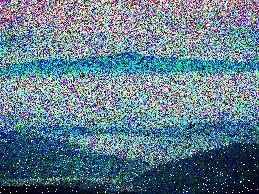
#> input picture noisy.jpg, 259 x 194 px
$ python scnery.py
#> lines starting #> are read from the running program, lines starting #| are printed output that depends on the picture
import cv2
import numpy as np
import matplotlib.pyplot as plt
import os
img = cv2.imread("noisy.jpg")
#> img is the input picture: shape (194, 259, 3); mean B, G, R 141.7, 125.4, 93.3
if img is None:
    print("cant find noisy.jpg, make sure its in the same folder as this script")
    exit()
print(f"loaded image: {img.shape[1]}x{img.shape[0]}, colour channels: {img.shape[2]}")
#| loaded image: 259x194, colour channels: 3
bilateral = cv2.bilateralFilter(img, d=9, sigmaColor=75, sigmaSpace=75)
b, g, r    = cv2.split(img)
median_b   = cv2.medianBlur(b, 5)
median_g   = cv2.medianBlur(g, 5)
median_r   = cv2.medianBlur(r, 5)
median_col = cv2.merge([median_b, median_g, median_r])
kernel     = np.ones((3,3), np.uint8)
morph_b    = cv2.morphologyEx(b, cv2.MORPH_OPEN, kernel)
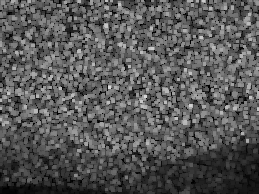
#> morph_b: shape (194, 259); min 0, max 218, mean 86.6
morph_g    = cv2.morphologyEx(g, cv2.MORPH_OPEN, kernel)
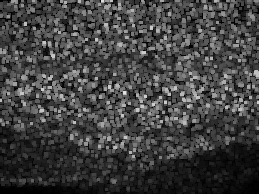
#> morph_g: shape (194, 259); min 0, max 226, mean 64.5
morph_r    = cv2.morphologyEx(r, cv2.MORPH_OPEN, kernel)
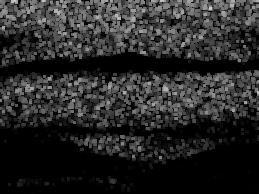
#> morph_r: shape (194, 259); min 0, max 203, mean 40.4
morph_col  = cv2.merge([morph_b, morph_g, morph_r])
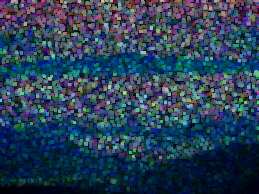
#> morph_col: shape (194, 259, 3); mean B, G, R 86.6, 64.5, 40.4
def snr(original, filtered):
    noise        = original.astype(np.float32) - filtered.astype(np.float32)
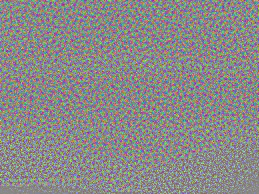
#> noise: shape (194, 259, 3) float32; mean B, G, R -0.4, -0.2, 0.3; drawn with min black and max white
    signal_power = np.mean(original.astype(np.float32) ** 2)
#> signal_power = 20817
    noise_power  = np.mean(noise ** 2)
#> noise_power = 234.7
    if noise_power == 0:
        return float('inf')
    return 10 * np.log10(signal_power / noise_power)
snr_bilateral = snr(img, bilateral)
#> snr_bilateral = 19.48
snr_median    = snr(img, median_col)
#> in snr (call 2), `noise        = original.astype(np.float32) - filtered.astype(np.float32)`:
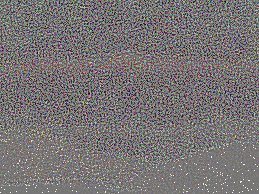
#> noise: shape (194, 259, 3) float32; mean B, G, R -3.3, -4.6, 2.6; drawn with min black and max white
#> in snr (call 2), `noise_power  = np.mean(noise ** 2)`: noise_power = 3910.9
#> snr_median = 7.26
snr_morph     = snr(img, morph_col)
#> in snr (call 3), `noise        = original.astype(np.float32) - filtered.astype(np.float32)`:
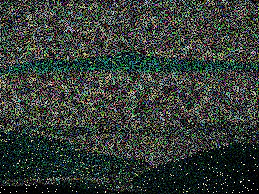
#> noise: shape (194, 259, 3) float32; mean B, G, R 55.1, 61, 52.9
#> in snr (call 3), `noise_power  = np.mean(noise ** 2)`: noise_power = 6535.7
#> snr_morph = 5.03
print(f"SNR  bilateral: {snr_bilateral:.2f} dB")
#| SNR  bilateral: 19.48 dB
print(f"SNR  median-5 : {snr_median:.2f} dB")
#| SNR  median-5 : 7.26 dB
print(f"SNR  morph    : {snr_morph:.2f} dB")
#| SNR  morph    : 5.03 dB
print("winner: bilateral chosen - preserves colours and texture edges best")
os.makedirs("output", exist_ok=True)
cv2.imwrite("output/scenery_filtered.jpg", bilateral)
print("saved to output/scenery_filtered.jpg")
def bgr_to_rgb(image):
    return cv2.cvtColor(image, cv2.COLOR_BGR2RGB)
fig, axes = plt.subplots(1, 4, figsize=(22, 5))
fig.suptitle("Scenery - Noise Filtering (Colour Preserved)", fontsize=13)
axes[0].imshow(bgr_to_rgb(img));          axes[0].set_title("Noisy Input\n(original colour)")
axes[1].imshow(bgr_to_rgb(bilateral));    axes[1].set_title(f"Bilateral Filter\n{snr_bilateral:.1f} dB  ← best")
axes[2].imshow(bgr_to_rgb(median_col));   axes[2].set_title(f"Median k=5\n{snr_median:.1f} dB")
axes[3].imshow(bgr_to_rgb(morph_col));    axes[3].set_title(f"Morph Open\n{snr_morph:.1f} dB")
for ax in axes:
    ax.axis("off")
plt.tight_layout()
plt.savefig("output/scenery_comparison.png", dpi=150)
print("comparison chart saved to output/scenery_comparison.png")
plt.show()
plt.close()
